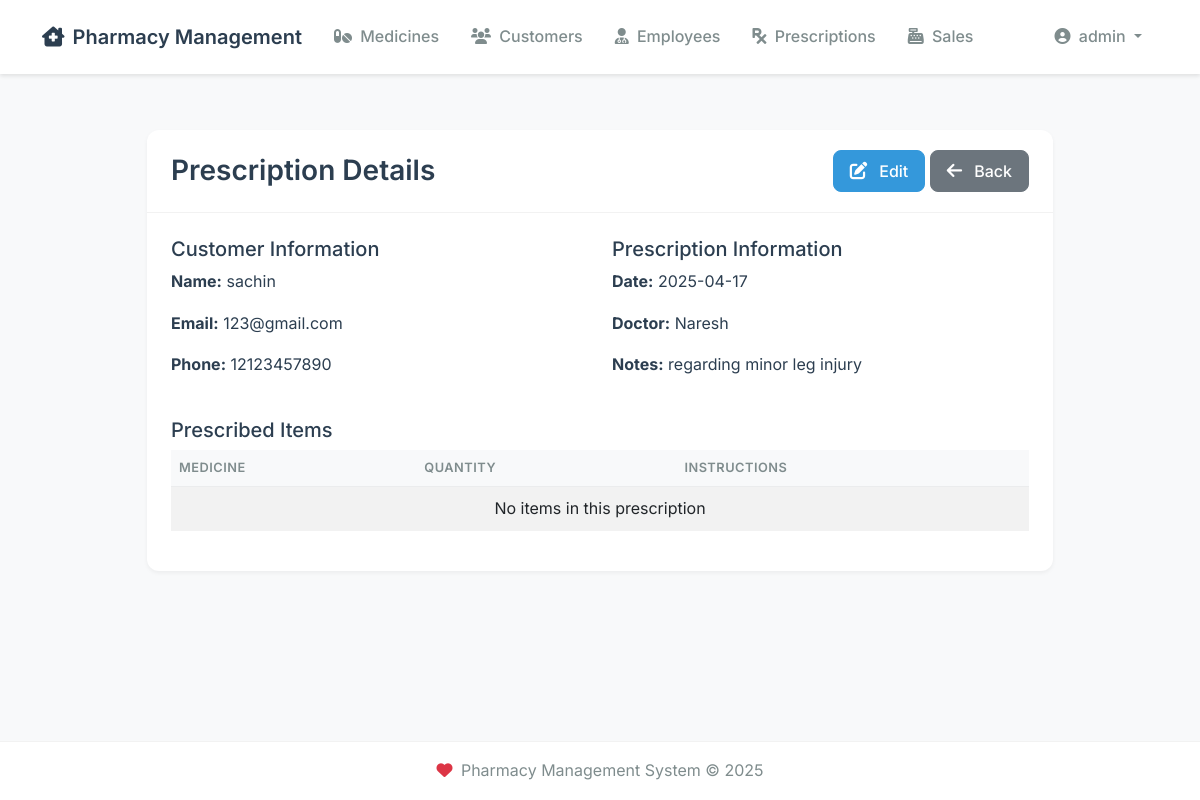
Page /prescriptions/1/view (signed in) on the committed database.
### models.py (models this page shows, shortened)
class User(UserMixin, db.Model):
    __tablename__ = 'user'
    id = db.Column(db.Integer, primary_key=True)
    username = db.Column(db.String(80), unique=True, nullable=False)
    email = db.Column(db.String(120), unique=True, nullable=False)
    password_hash = db.Column(db.String(128))
    is_admin = db.Column(db.Boolean, default=False)
    created_at = db.Column(db.DateTime, nullable=False, default=datetime.utcnow)
    updated_at = db.Column(db.DateTime, nullable=False, default=datetime.utcnow, onupdate=datetime.utcnow)

class Customer(db.Model):
    __tablename__ = 'customer'
    id = db.Column(db.Integer, primary_key=True)
    name = db.Column(db.String(100), nullable=False)
    email = db.Column(db.String(120), unique=True, nullable=False)
    phone = db.Column(db.String(20), nullable=False)
    address = db.Column(db.Text, nullable=False)
    created_at = db.Column(db.DateTime, nullable=False, default=datetime.utcnow)
    updated_at = db.Column(db.DateTime, nullable=False, default=datetime.utcnow, onupdate=datetime.utcnow)
    __table_args__ = (
        db.Index('idx_customer_name', 'name'),
        db.Index('idx_customer_phone', 'phone'),
    )
    sales = db.relationship('Sale', back_populates='customer', lazy='dynamic')
    prescriptions = db.relationship('Prescription', back_populates='customer', lazy='dynamic')

class Prescription(db.Model):
    __tablename__ = 'prescription'
    id = db.Column(db.Integer, primary_key=True)
    customer_id = db.Column(db.Integer, db.ForeignKey('customer.id'), nullable=False)
    doctor_name = db.Column(db.String(100), nullable=False)
    prescription_date = db.Column(db.Date, nullable=False, default=date.today)
    notes = db.Column(db.Text)
    created_at = db.Column(db.DateTime, nullable=False, default=datetime.utcnow)
    updated_at = db.Column(db.DateTime, nullable=False, default=datetime.utcnow, onupdate=datetime.utcnow)
    __table_args__ = (
        db.Index('idx_prescription_date', 'prescription_date'),
        db.Index('idx_prescription_doctor', 'doctor_name'),
    )
    items = db.relationship('PrescriptionItem', back_populates='prescription')
    customer = db.relationship('Customer', back_populates='prescriptions')

### routes/main.py (the view)
@main.route('/prescriptions/<int:id>/view')
@login_required
def view_prescription(id):
    prescription = Prescription.query.get_or_404(id)
    return render_template('prescription_view.html', prescription=prescription)

### extensions.py (called while the page is built)
@login_manager.user_loader
def load_user(user_id):
    from models import User  # Import here to avoid circular imports
    return User.query.get(int(user_id))

### templates/prescription_view.html (shortened to what this page needs)
{% extends "base.html" %}
{% block content %}
<div class="container">
    <div class="row justify-content-center">
        <div class="col-md-10">
            <div class="card">
                <div class="card-header d-flex justify-content-between align-items-center">
                    <h3 class="card-title mb-0">Prescription Details</h3>
                    <div>
                        <a href="{{ url_for('main.edit_prescription', id=prescription.id) }}"
                           class="btn btn-primary">
                            <i class="fas fa-edit me-1"></i> Edit
                        </a>
                        <a href="{{ url_for('main.prescriptions') }}" class="btn btn-secondary">
                            <i class="fas fa-arrow-left me-1"></i> Back
                        </a>
                    </div>
                </div>
                <div class="card-body">
                    <div class="row mb-4">
                        <div class="col-md-6">
                            <h5>Customer Information</h5>
                            <p><strong>Name:</strong> {{ prescription.customer.name }}</p>
                            <p><strong>Email:</strong> {{ prescription.customer.email }}</p>
                            <p><strong>Phone:</strong> {{ prescription.customer.phone }}</p>
                        </div>
                        <div class="col-md-6">
                            <h5>Prescription Information</h5>
                            <p><strong>Date:</strong> {{ prescription.prescription_date.strftime('%Y-%m-%d') }}</p>
                            <p><strong>Doctor:</strong> {{ prescription.doctor_name }}</p>
                            <p><strong>Notes:</strong> {{ prescription.notes or 'No notes' }}</p>
                        </div>
                    </div>
                    <h5>Prescribed Items</h5>
                    <div class="table-responsive">
                        <table class="table table-striped">
                            <thead>
                                <tr>
                                    <th>Medicine</th>
                                    <th>Quantity</th>
                                    <th>Instructions</th>
                                </tr>
                            </thead>
                            <tbody>
                                {% for item in prescription.items %}
                                <tr>
                                    <td>{{ item.medicine.name }}</td>
                                    <td>{{ item.quantity }}</td>
                                    <td>{{ item.instructions or 'No specific instructions' }}</td>
                                </tr>
                                {% else %}
                                <tr>
                                    <td colspan="3" class="text-center">No items in this prescription</td>
                                </tr>
                                {% endfor %}
                            </tbody>
                        </table>
                    </div>
                </div>
            </div>
        </div>
    </div>
</div>
{% endblock %}

### templates/base.html (shortened to what this page needs)
<!DOCTYPE html>
<html lang="en">
<head>
    <link href="https://cdn.jsdelivr.net/npm/bootstrap@5.1.3/dist/css/bootstrap.min.css" rel="stylesheet">
    <link href="https://cdnjs.cloudflare.com/ajax/libs/font-awesome/6.0.0/css/all.min.css" rel="stylesheet">
    <link href="{{ url_for('static', filename='css/style.css') }}" rel="stylesheet">
</head>
<body>
    <nav class="navbar navbar-expand-lg navbar-light">
        <div class="container">
            <a class="navbar-brand" href="{{ url_for('main.index') }}">
                <i class="fas fa-clinic-medical me-2"></i>Pharmacy Management
            </a>
            <div class="collapse navbar-collapse" id="navbarNav">
                <ul class="navbar-nav me-auto">
                    <li class="nav-item">
                        <a class="nav-link {% if request.endpoint == 'main.medicines' %}active{% endif %}" href="{{ url_for('main.medicines') }}">
                            <i class="fas fa-pills me-1"></i> Medicines
                        </a>
                    </li>
                    <li class="nav-item">
                        <a class="nav-link {% if request.endpoint == 'main.customers' %}active{% endif %}" href="{{ url_for('main.customers') }}">
                            <i class="fas fa-users me-1"></i> Customers
                        </a>
                    </li>
                    <li class="nav-item">
                        <a class="nav-link {% if request.endpoint == 'main.employees' %}active{% endif %}" href="{{ url_for('main.employees') }}">
                            <i class="fas fa-user-md me-1"></i> Employees
                        </a>
                    </li>
                    <li class="nav-item">
                        <a class="nav-link {% if request.endpoint == 'main.prescriptions' %}active{% endif %}" href="{{ url_for('main.prescriptions') }}">
                            <i class="fas fa-prescription me-1"></i> Prescriptions
                        </a>
                    </li>
                    <li class="nav-item">
                        <a class="nav-link {% if request.endpoint == 'main.sales' %}active{% endif %}" href="{{ url_for('main.sales') }}">
                            <i class="fas fa-cash-register me-1"></i> Sales
                        </a>
                    </li>
                </ul>
                {% if current_user.is_authenticated %}
                <ul class="navbar-nav">
                    <li class="nav-item dropdown">
                        <a class="nav-link dropdown-toggle" href="#" id="navbarDropdown" role="button" data-bs-toggle="dropdown">
                            <i class="fas fa-user-circle me-1"></i> {{ current_user.username }}
                        </a>
                    </li>
                </ul>
                {% endif %}
            </div>
        </div>
    </nav>
    <div class="container mt-4">
        {% block content %}{% endblock %}
    </div>
    <footer class="footer mt-auto py-3">
        <div class="container text-center">
            <span class="text-muted">
                <i class="fas fa-heart text-danger me-1"></i>
                Pharmacy Management System &copy; {{ now().year }}
            </span>
        </div>
    </footer>
</body>
</html>

### static/css/style.css (style rules this page uses)
.navbar { margin-bottom: 1rem; }
body { min-height: 100vh; display: flex; flex-direction: column; }
.footer { margin-top: auto; }
.table-responsive { margin-bottom: 1rem; }
.table th { background-color: #f8f9fa; }
.card { margin-bottom: 1rem; box-shadow: 0 0.125rem 0.25rem rgba(0, 0, 0, 0.075); }
.card-header { background-color: #f8f9fa; border-bottom: 1px solid rgba(0, 0, 0, 0.125); }
.navbar { margin-bottom: 2rem; }
.nav-link { padding: 0.5rem 1rem; }
.text-muted { color: #6c757d !important; }
.mt-4 { margin-top: 1.5rem !important; }
.btn { display: inline-flex; align-items: center; gap: 0.5rem; }
.btn i { font-size: 1.1em; }
:root { --primary-color: #2c3e50; --secondary-color: #3498db; --accent-color: #e74c3c; --background-color: #f8f9fa; --card-background: #ffffff; --text-primary: #2c3e50; --text-secondary: #7f8c8d; --success-color: #27ae60; --warning-color: #f1c40f; --danger-color: #e74c3c; }
body { font-family: 'Inter', -apple-system, BlinkMacSystemFont, 'Segoe UI', Roboto, Oxygen, Ubuntu, Cantarell, sans-serif; color: var(--text-primary); background-color: var(--background-color); line-height: 1.6; }
.navbar { box-shadow: 0 2px 4px rgba(0, 0, 0, 0.1); background-color: var(--card-background) !important; padding: 1rem 0; }
.navbar-brand { color: var(--primary-color) !important; font-weight: 600; font-size: 1.25rem; }
.navbar-nav .nav-link { color: var(--text-secondary) !important; font-weight: 500; padding: 0.5rem 1rem !important; transition: all 0.3s ease; }
.card { border: none; border-radius: 12px; box-shadow: 0 2px 4px rgba(0, 0, 0, 0.05); transition: transform 0.2s ease, box-shadow 0.2s ease; background: var(--card-background); margin-bottom: 1.5rem; }
.card-header { background-color: transparent; border-bottom: 1px solid rgba(0, 0, 0, 0.05); padding: 1.25rem 1.5rem; }
.card-body { padding: 1.5rem; }
.card-title { color: var(--primary-color); font-weight: 600; margin-bottom: 0.75rem; }
.btn { border-radius: 8px; padding: 0.5rem 1rem; font-weight: 500; transition: all 0.3s ease; }
.btn-primary { background-color: var(--secondary-color); border-color: var(--secondary-color); }
.table { margin-bottom: 0; }
.table thead th { border-top: none; border-bottom: 2px solid rgba(0, 0, 0, 0.05); color: var(--text-secondary); font-weight: 600; text-transform: uppercase; font-size: 0.8rem; letter-spacing: 0.5px; }
.table td { vertical-align: middle; color: var(--text-primary); border-color: rgba(0, 0, 0, 0.05); }
.footer { background-color: var(--card-background) !important; border-top: 1px solid rgba(0, 0, 0, 0.05); padding: 1.5rem 0; margin-top: 3rem; }
.footer .text-muted { color: var(--text-secondary) !important; }

### rows in the picture
User: username "admin"
Customer: customer.name "sachin", customer.email "123@gmail.com", customer.phone "12123457890"
Prescription: prescription_date "2025-04-17", doctor_name "Naresh", notes "regarding minor leg injury"
